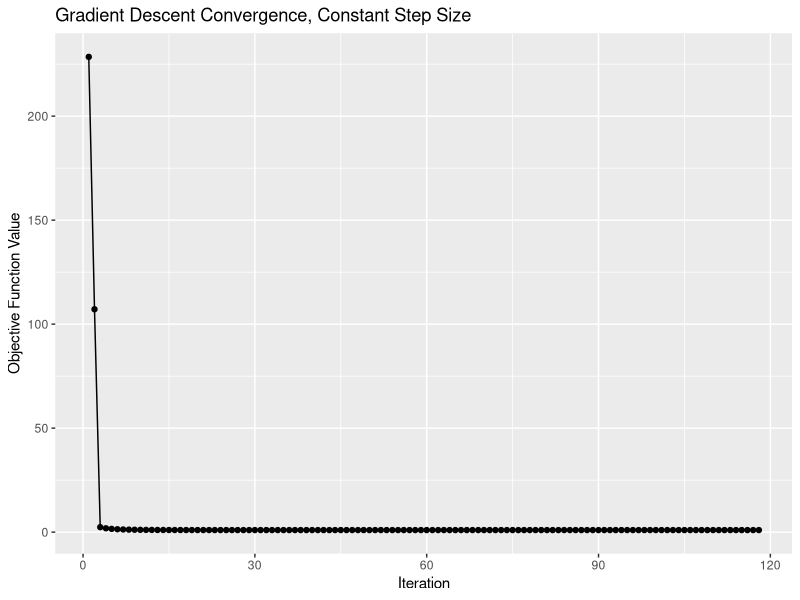
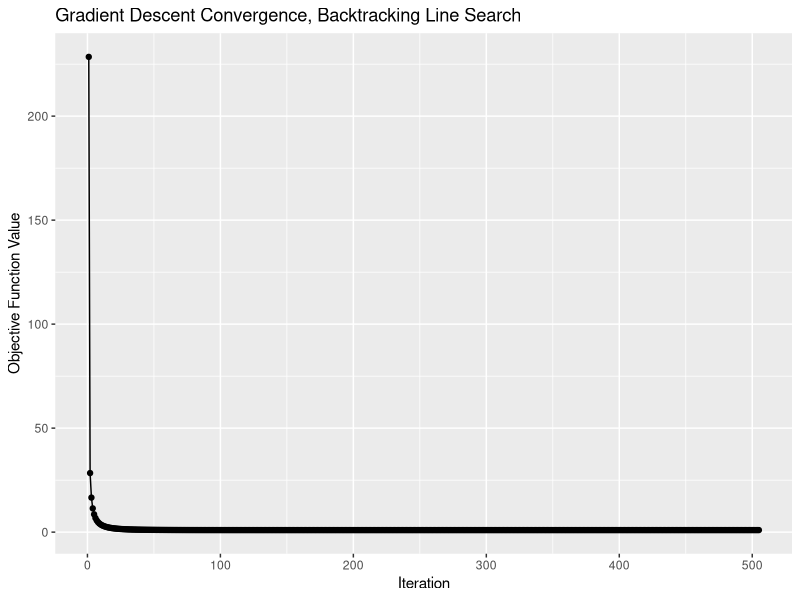
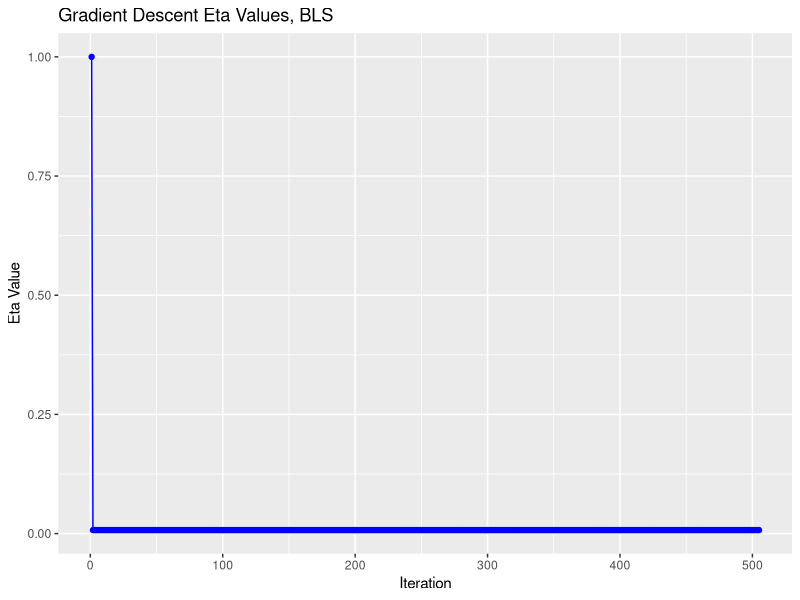
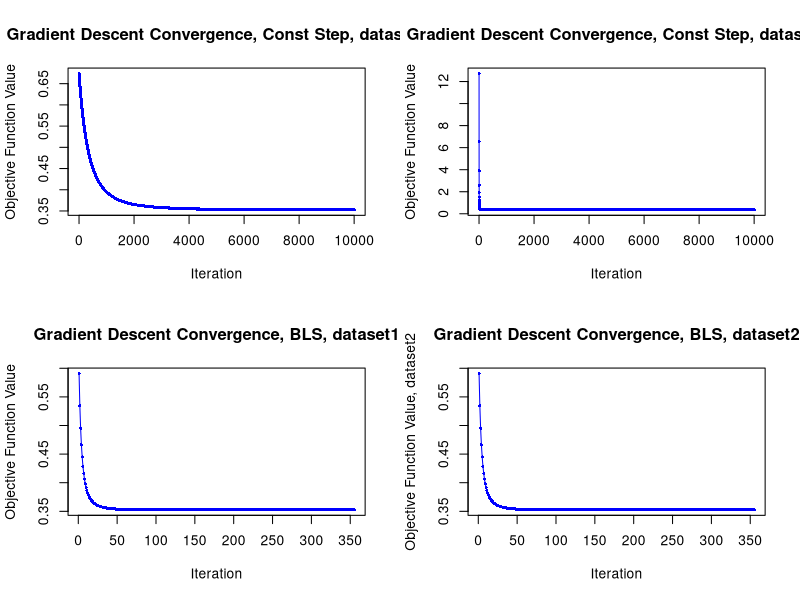

Source code (R) for these figures, in order:
## ---- chunk 1
#| include: false
options(max.print = 50)
library(ggplot2)
library(tidyverse)
## ---- chunk 2
# Gradient descent algorithm that uses backtracking to minimize an objective function

gradient_descent_constant_step <- function(tol = 1e-6, max_iter = 10000, step_size = 0.01) {
  # Step 1: Initialize and select a random stopping point
  # Initialize
  set.seed(777) # example seeding 
  last_iter <- 0 # the last iteration ran
  eta <- step_size # step size that is decided manually 
  max_iter <- max_iter # max iterations before terminating if mininum isn't found
  tolerance <- tol # tolerance for the stoppign criteria 
  obj_values <- numeric(max_iter) # Stores the value of f(x)
  eta_values <- numeric(max_iter)  # To store eta values used each iteration
  eta_values[1] <- step_size
  betas <- numeric(max_iter) # Stores the value of x guesses
  x0 <- runif(1, min=-10, max=10) # our first guess is somewhere between -10-10
  
  # Set the objective function to the function to be minimized 
  # Objective function: f(x)
  obj_function <- function(x) {
    return(x^4 + 2*(x^2) + 1) 
  }
  
  # Gradient function: d/dx of f(x)
  gradient <- function(x) {
    return(4*x^3 + 4*x)
  }
  
  # Append the first guess to the obj_values and betas vector
  betas[1] <- x0
  obj_values[1] <- obj_function(x0)
  
  # Step 2: While stopping criteria < tolerance, do:
  for (iter in 1:max_iter) { # the iteration goes n = 1, 2, 3, 4, but the arrays of our output starts at iter = 0 and guess x0
    # Select eta(step size), which is constant
    # There's nothing to do for this step
    
    # Calculate the next guess of x_k+1, calculate f(x_k+1), set eta(x_k+1)
    betas[iter + 1] <- betas[iter] - (eta * gradient(betas[iter]))
    obj_values[iter + 1] <- obj_function(betas[iter + 1])
    eta_values[iter + 1] <- eta
    
    # Calculate the value of the stopping criterion
    stop_criteria <- abs(gradient(betas[iter + 1]))
    
    # If stopping criteria less than tolerance, break
    if(is.na(stop_criteria) || stop_criteria <= tolerance) { 
      last_iter <- iter + 1
      break 
    }
    
    # if we never set last iter, then we hit the max number of iterations and need to set
    if(last_iter == 0) { last_iter <- max_iter }
    
    # end algorithm
  }
  
  return(list(betas = betas, obj_values = obj_values, eta_values = eta_values, last_iter = last_iter)) # in this case, beta(predictors) are the x values, obj_values are f(x), eta is the step size, last iter is the value in the vector of the final iteration before stopping
}
## ---- chunk 3
minimize_constant_step <- gradient_descent_constant_step(tol = 1e-6, max_iter = 10000, step_size = 0.03)
print(minimize_constant_step)

cat("The functions stopped after", minimize_constant_step$last_iter - 1, "iterations \n")
cat("The function's point of minimization is", "(", minimize_constant_step$betas[minimize_constant_step$last_iter], "," , minimize_constant_step$obj_values[minimize_constant_step$last_iter], ") \n")
## ---- chunk 4
gradient_descent_backtracking <- function(tol = 1e-6, max_iter = 10000, epsilon = 0.5, tau = 0.5, init_step_size = 1) {
  # Step 1: Initialize and select a random stopping point
  # Initialize
  set.seed(777) # example seeding 
  last_iter <- 0 # the last iteration ran
  max_iter <- max_iter # max iterations before terminating if minimum isn't found
  tolerance <- tol # tolerance for the stopping criteria 
  epsilon <- epsilon # Epsilon used in the step size criteria calculation
  tau <- tau # tau used in the step size criteria calculation
  obj_values <- numeric(max_iter) # Stores the value of f(x)
  eta_values <- numeric(max_iter)  # To store eta values used each iteration
  eta_values[1] <- init_step_size
  betas <- numeric(max_iter) # Stores the value of x guesses
  x0 <- runif(1, min=-10, max=10) # our first guess is somewhere between -10 to 10
  eta <- init_step_size # our initial step size
  
  # Set the objective function to the function to be minimized 
  # Objective function: f(x)
  obj_function <- function(x) {
    return(x^4 + 2*(x^2) + 1) 
  }
  
  # Gradient function: d/dx of f(x)
  gradient <- function(x) {
    return(4*x^3 + 4*x)
  }
  
  # Armijo condition function
  # returns TRUE or FALSE whether the condition is satisfied or not
  armijo_stepsize <- function(beta, eta, grad, f, epsilon, tau, max_iter) {
    subiter <- 1 # set a hard limit of iterations
    # calc armijo
    beta_new <- beta - (eta)*grad(beta)
    armijo <- f(beta_new) > (f(beta) - epsilon*eta*sum(grad(beta)^2))
    while (armijo && (iter <= max_iter)) {
      #update eta
      eta <- tau * eta
      
      #recalculate armijo
      beta_new <- beta - (eta)*grad(beta)
      armijo <- f(beta_new) > (f(beta) - epsilon*eta*sum(grad(beta)^2))
      
      subiter <- subiter + 1
    }
    return(eta)
  }
  
  # Append the first guess to the obj_values and betas vector
  betas[1] <- x0
  obj_values[1] <- obj_function(x0)
  
  # Step 2: While stopping criteria < tolerance, do:
  for (iter in 1:max_iter) { # the iteration goes n = 1, 2, 3, 4, but the arrays of our output starts at iter = 0 and guess x0
    beta <- betas[iter]
    
    # use BLS to calculate eta
    eta <- armijo_stepsize(beta = beta, eta = eta, grad = gradient, f = obj_function, epsilon = epsilon, tau = tau, max_iter = max_iter)
    eta_values[iter + 1] <- eta
    
    # Calculate the next guess of x_k+1
    beta_new <- beta - (eta * gradient(beta))
    betas[iter + 1] <- beta_new
    
    # calculate f(x_k+1), to keep track obj values
    obj_values[iter + 1] <- obj_function(beta_new)
    
    # Calculate the value of the stopping criterion
    stop_criteria <- abs(gradient(beta_new))
    
    # If stopping criteria less than tolerance, break
    if(is.na(stop_criteria) || stop_criteria <= tolerance) { 
      last_iter <- iter + 1
      break 
    }
    
    # if we never set last iter, then we hit the max number of iterations and need to set
    if(last_iter == 0) { last_iter <- max_iter }
    
    # end algorithm
  }
  
  return(list(betas = betas, obj_values = obj_values, eta_values = eta_values, last_iter = last_iter)) # in this case, beta(predictors) are the x values, obj_values are f(x), eta is the step size, last iter is the value in the vector of the final iteration before stopping
}
## ---- chunk 5
minimize_backtrack <- gradient_descent_backtracking(tol = 1e-6, max_iter = 10000, epsilon = 0.5, tau = 0.8, init_step_size = 1)
print(minimize_backtrack)

cat("The functions stopped after", minimize_backtrack$last_iter - 1, "iterations \n")
cat("The function's point of minimization is", "(", minimize_backtrack$betas[minimize_backtrack$last_iter], "," , minimize_backtrack$obj_values[minimize_backtrack$last_iter], ") \n")
## ---- chunk 6
# constant step size
iterations <- 1:minimize_constant_step$last_iter
obj_values <- (minimize_constant_step$obj_values)[iterations]
f_k_constant <- cbind(obj_values, iterations)

iterations <- 1:minimize_backtrack$last_iter
obj_values <- (minimize_backtrack$obj_values)[iterations]
f_k_backtrack <- cbind(obj_values, iterations)

ggplot(f_k_constant, aes(x=iterations, y=obj_values)) + 
  geom_point() + 
  geom_line() + 
  ggtitle("Gradient Descent Convergence, Constant Step Size") + 
  xlab("Iteration") + ylab("Objective Function Value")
ggplot(f_k_backtrack, aes(x=iterations, y=obj_values)) + 
  geom_point() + 
  geom_line() + 
  ggtitle("Gradient Descent Convergence, Backtracking Line Search") + 
  xlab("Iteration") + ylab("Objective Function Value")
## ---- chunk 7
iterations <- 1:minimize_backtrack$last_iter
eta_values <- minimize_backtrack$eta_values[iterations]
eta_backtrack <- cbind(eta_values, iterations)

ggplot(eta_backtrack, aes(x=iterations, y=eta_values)) + 
  geom_point(color = "blue") + 
  geom_line(color = "blue") + 
  ggtitle("Gradient Descent Eta Values, BLS") + 
  xlab("Iteration") + ylab("Eta Value")
## ---- chunk 8
dataset1 <- read_csv("dataset1.csv")
dataset2 <- read_csv("dataset2.csv")

# gradient descent given in class
gradient_descent_class <- function(X, y, eta = NULL, tol = 1e-6, max_iter = 10000, backtracking = TRUE, epsilon = 0.5, tau = 0.8) {
  # Initialize
  n <- nrow(X)
  p <- ncol(X)
  beta <- rep(0, p)
  obj_values <- numeric(max_iter)
  eta_values <- numeric(max_iter)  # To store eta values used each iteration
  eta_bt <- 1  # Initial step size for backtracking
  
  # Objective function: Mean Squared Error (MSE)
  obj_function <- function(beta) {
    sum((X %*% beta - y)^2) / (2 * n)
  }
  
  # Gradient function
  gradient <- function(beta) {
    t(X) %*% (X %*% beta - y) / n
  }
  
  for (iter in 1:max_iter) {
    grad <- gradient(beta)
    
    if (backtracking) {
      if (iter == 1) eta_bt <- 1  # Reset only in the first iteration
      beta_new <- beta - eta_bt * grad
      
      while (obj_function(beta_new) > obj_function(beta) - epsilon * eta_bt * sum(grad^2)) {
        eta_bt <- tau * eta_bt
        beta_new <- beta - eta_bt * grad
      }
      eta_used <- eta_bt
    } else {
      if (is.null(eta)) stop("When backtracking is FALSE, a fixed eta must be provided.")
      beta_new <- beta - eta * grad
      eta_used <- eta
    }
    
    eta_values[iter] <- eta_used
    
    obj_values[iter] <- obj_function(beta_new)
    
    if (sqrt(sum((beta_new - beta)^2)) < tol) {
      obj_values <- obj_values[1:iter]
      eta_values <- eta_values[1:iter]
      break
    }
    
    beta <- beta_new
  }
  
  return(list(beta = beta, obj_values = obj_values, eta_values = eta_values))
}
## ---- chunk 9
#| fig-width: 10
X_dataset_1 <- dataset1 %>%
  select(-Y) %>%
  as.matrix()
y_dataset_1 <- dataset1 %>%
  select(Y) %>%
  as.matrix()
X_dataset_2 <- dataset2 %>%
  select(-Y) %>%
  as.matrix()
y_dataset_2 <- dataset2 %>%
  select(Y) %>%
  as.matrix()

reg_const_dataset_1 <- gradient_descent_class(X_dataset_1, y_dataset_1, backtracking = FALSE, eta = 0.01)
reg_const_dataset_2 <- gradient_descent_class(X_dataset_2, y_dataset_2, backtracking = FALSE, eta = 0.01)


## ---- chunk 10
#| fig-width: 10
reg_bls_data1 <- gradient_descent_class(X_dataset_1, y_dataset_1, eta = NULL, tol = 1e-6, max_iter = 10000, backtracking = TRUE, epsilon = 0.5, tau = 0.8)
reg_bls_data2 <- gradient_descent_class(X_dataset_1, y_dataset_1, eta = NULL, tol = 1e-6, max_iter = 10000, backtracking = TRUE, epsilon = 0.5, tau = 0.8)


## ---- chunk 11

## ---- chunk 12

## ---- chunk 13
#| fig-width: 10
par(mfrow=c(2,2))

plot(reg_const_dataset_1$obj_values, type = "o", col = "blue", pch = 16, cex = 0.5,
     xlab = "Iteration", ylab = "Objective Function Value",
     main = "Gradient Descent Convergence, Const Step, dataset1")
plot(reg_const_dataset_2$obj_values, type = "o", col = "blue", pch = 16, cex = 0.5,
     xlab = "Iteration", ylab = "Objective Function Value",
     main = "Gradient Descent Convergence, Const Step, dataset2")
plot(reg_bls_data1$obj_values, type = "o", col = "blue", pch = 16, cex = 0.5,
     xlab = "Iteration", ylab = "Objective Function Value",
     main = "Gradient Descent Convergence, BLS, dataset1")
plot(reg_bls_data2$obj_values, type = "o", col = "blue", pch = 16, cex = 0.5,
     xlab = "Iteration", ylab = "Objective Function Value, dataset2",
     main = "Gradient Descent Convergence, BLS, dataset2")
